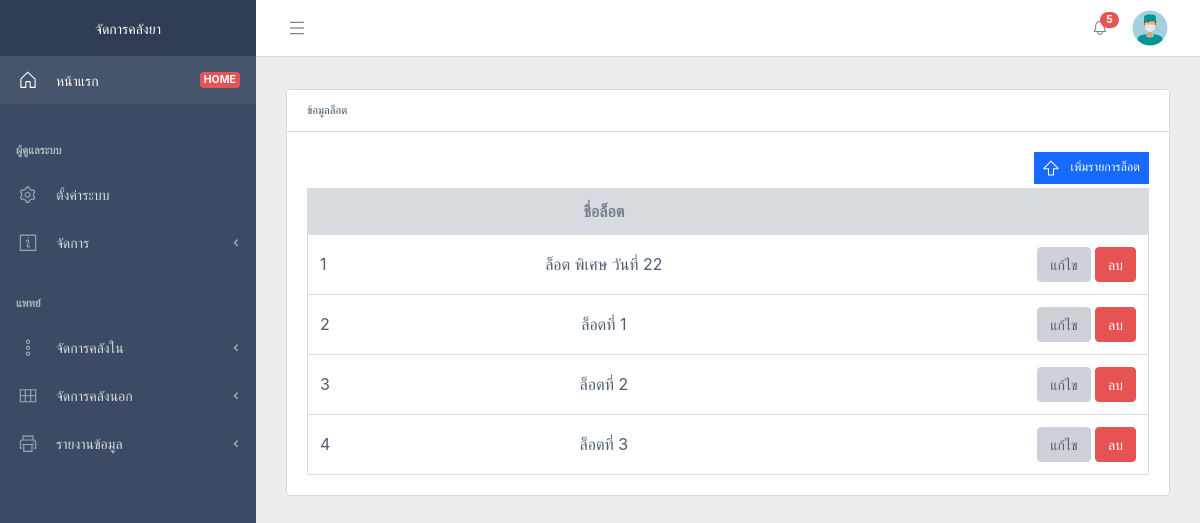
The page /index?p=lot-info (signed in) on the database its author committed.
### tables this page shows
CREATE TABLE `lot_list`  (
  `id` int(11) NOT NULL AUTO_INCREMENT,
  `name` varchar(255) NOT NULL,
  `status` tinyint(1) NOT NULL DEFAULT 1,
  PRIMARY KEY (`id`) USING BTREE
);

### function/kdxr_function.php (called while the page is built, shortened)
<?php
class kdxr_function {
	public function gettingLotInfo(){
		$conn = self::selfconnectDb();
		$posts = array();
		$sql = "SELECT id , Name as Name
				FROM lot_list
				WHERE status = 1
				ORDER BY Name ASC
		";
		$result = mysqli_query($conn, $sql);
		while($row = mysqli_fetch_array($result,MYSQLI_ASSOC))
		{
			$posts[] = $row;
		}
		return ['result' => $posts];
	}
	private function selfconnectDb()
	{
		$conn = mysqli_connect(HOST, USER, PASSWORD, DATABASE);
		mysqli_set_charset($conn, CHARSET);
		return $conn;
	}
}
?>

### page/lot-info.php (shortened to what this page needs)
<?php include ('template/left_menu.php'); ?>
<div class="c-wrapper c-fixed-components">
<?php include ('template/top_menu.php'); ?>
 <div class="c-body">
        <main class="c-main">
          <div class="container-fluid">
            <div class="fade-in">
              <div class="row">
					<div class="col-lg-12" id="herbal">
						<div class="card">
							<div class="card-header"><small>ข้อมูลล็อต</small></div>
							<div class="card-body">
								<div class="row justify-content-end">
									<div class="col-md-auto mb-1">
										<button class="btn btn-sm btn-square btn-behance" data-toggle="modal" data-target="#addlot" type="button">
											<svg class="c-icon mr-2">
											<use xlink:href="vendors/@coreui/icons/svg/free.svg#cil-arrow-thick-top"></use>
											</svg>
											<span>เพิ่มรายการล็อต</span>
										</button>
									</div>
								</div>
								<table class="table table-responsive-sm table-hover table-outline mb-0">
									<thead class="thead-light">
									  <tr>
										<th></th>
										<th class="text-center">ชื่อล็อต</th>
										<th class="text-right"></th>
									  </tr>
									</thead>
									<tbody>
										<?php
											$result_list = $functions->gettingLotInfo();
											foreach ($result_list['result'] as $key=>$row)
											{
										?>
										<tr>
											<td>
												<?php echo $key+1;?>
											</td>
											<td class="text-center">
												<?php echo $row['Name'];  ?>
											</td>
											<td class="text-right">
												<a href="index?p=lot-info&id=<?php echo $row["id"];?>">
													<button class="btn btn-secondary" type="button">แก้ไข</button>
												</a>
												<a href="index?p=lot-info&remid=<?php echo $row["id"];?>" onclick="return confirm('ยืนยันการลบ?')">
													<button class="btn btn-danger" type="button">
														ลบ
													</button>
												</a>
											</td>
										</tr>
										<?php
											}
										?>
									</tbody>
									</table>
							</div>
					    </div>
					</div>
            </div>
          </div>
        </main>
      </div>
	  </div>

### rows shown on the page
lot_list: name "ล็อต พิเศษ วันที่ 22"
lot_list: name "ล็อตที่ 1"
lot_list: name "ล็อตที่ 2"
lot_list: name "ล็อตที่ 3"

### other values the page prints
WEB_NAME "จัดการคลังยา"
IS_ADMIN "ผู้ดูแลระบบ"
MENUHEAD "จัดการ"
IS_MEDIC "แพทย์"
MENUHEAD2 "จัดการคลังใน"
MENUHEAD3 "จัดการคลังนอก"
MENUHEAD4 "รายงานข้อมูล"
sizeof($countingAlert) "5"
